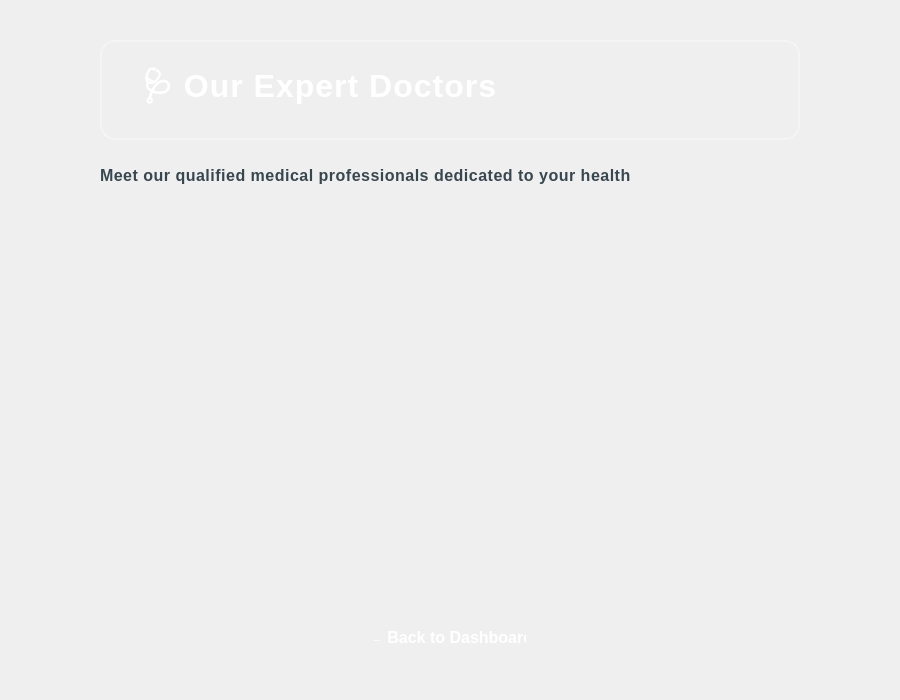
<?xml version="1.0" encoding="UTF-8"?>
<ui version="4.0">
 <class>ViewDoctors</class>
 <widget class="QDialog" name="ViewDoctors">
  <property name="geometry">
   <rect>
    <x>0</x>
    <y>0</y>
    <width>900</width>
    <height>700</height>
   </rect>
  </property>
  <property name="windowTitle">
   <string>MedPlus - View Doctors</string>
  </property>
  <property name="styleSheet">
   <string notr="true">QDialog {
    background: qlineargradient(x1:0, y1:0, x2:1, y2:1,
        stop:0 #e3f2fd, stop:1 #ffffff);
    border-radius: 15px;
}</string>
  </property>
  <widget class="QFrame" name="frameCircle1">
   <property name="geometry">
    <rect>
     <x>-80</x>
     <y>-80</y>
     <width>300</width>
     <height>300</height>
    </rect>
   </property>
   <property name="styleSheet">
    <string notr="true">QFrame {
    background: qradialgradient(cx:0.5, cy:0.5, radius:1,
        fx:0.5, fy:0.5, stop:0 rgba(25, 118, 210, 0.15), stop:1 transparent);
    border-radius: 150px;
    border: none;
}</string>
   </property>
  </widget>
  <widget class="QFrame" name="frameCircle2">
   <property name="geometry">
    <rect>
     <x>680</x>
     <y>480</y>
     <width>350</width>
     <height>350</height>
    </rect>
   </property>
   <property name="styleSheet">
    <string notr="true">QFrame {
    background: qradialgradient(cx:0.5, cy:0.5, radius:1,
        fx:0.5, fy:0.5, stop:0 rgba(66, 165, 245, 0.15), stop:1 transparent);
    border-radius: 175px;
    border: none;
}</string>
   </property>
  </widget>
  <widget class="QLabel" name="label">
   <property name="geometry">
    <rect>
     <x>100</x>
     <y>40</y>
     <width>700</width>
     <height>100</height>
    </rect>
   </property>
   <property name="styleSheet">
    <string notr="true">QLabel {
    font-size: 32px;
    font-weight: bold;
    color: white;
    background: qlineargradient(x1:0, y1:0, x2:1, y2:0,
        stop:0 #1976d2, stop:0.5 #42a5f5, stop:1 #64b5f6);
    padding: 20px 30px;
    border-radius: 15px;
    border: 2px solid rgba(255, 255, 255, 0.3);
    letter-spacing: 1px;
    qproperty-alignment: AlignCenter;
    box-shadow: 0px 4px 8px rgba(0, 0, 0, 0.2);
}</string>
   </property>
   <property name="text">
    <string>🩺 Our Expert Doctors</string>
   </property>
  </widget>
  <widget class="QLabel" name="lblSubtitle">
   <property name="geometry">
    <rect>
     <x>100</x>
     <y>155</y>
     <width>700</width>
     <height>40</height>
    </rect>
   </property>
   <property name="styleSheet">
    <string notr="true">QLabel {
    font-size: 16px;
    color: #37474f;
    background: transparent;
    qproperty-alignment: AlignCenter;
    font-weight: 500;
    letter-spacing: 0.5px;
}</string>
   </property>
   <property name="text">
    <string>Meet our qualified medical professionals dedicated to your health</string>
   </property>
  </widget>
  <widget class="QScrollArea" name="scrollArea">
   <property name="geometry">
    <rect>
     <x>100</x>
     <y>220</y>
     <width>700</width>
     <height>360</height>
    </rect>
   </property>
   <property name="styleSheet">
    <string notr="true">QScrollArea {
    background-color: transparent;
    border: none;
}</string>
   </property>
   <property name="widgetResizable">
    <bool>true</bool>
   </property>
   <widget class="QWidget" name="scrollAreaWidgetContents">
    <property name="geometry">
     <rect>
      <x>0</x>
      <y>0</y>
      <width>680</width>
      <height>1000</height>
     </rect>
    </property>
    <property name="styleSheet">
     <string notr="true">QWidget {
    background-color: transparent;
}</string>
    </property>
    <layout class="QVBoxLayout" name="verticalLayout">
     <property name="spacing">
      <number>15</number>
     </property>
     <property name="leftMargin">
      <number>10</number>
     </property>
     <property name="topMargin">
      <number>10</number>
     </property>
     <property name="rightMargin">
      <number>10</number>
     </property>
     <property name="bottomMargin">
      <number>10</number>
     </property>
    </layout>
   </widget>
  </widget>
  <widget class="QPushButton" name="pushButtonBackViewDoctors">
   <property name="geometry">
    <rect>
     <x>350</x>
     <y>610</y>
     <width>200</width>
     <height>55</height>
    </rect>
   </property>
   <property name="styleSheet">
    <string notr="true">QPushButton {
    font-size: 16px;
    font-weight: bold;
    color: white;
    background: qlineargradient(x1:0, y1:0, x2:1, y2:0,
        stop:0 #1976d2, stop:1 #42a5f5);
    border: none;
    border-radius: 12px;
    padding: 12px 24px;
    box-shadow: 0px 4px 8px rgba(0, 0, 0, 0.2);
}

QPushButton:hover {
    background: qlineargradient(x1:0, y1:0, x2:1, y2:0,
        stop:0 #1565c0, stop:1 #1976d2);
    box-shadow: 0px 6px 12px rgba(0, 0, 0, 0.3);
}

QPushButton:pressed {
    background: qlineargradient(x1:0, y1:0, x2:1, y2:0,
        stop:0 #0d47a1, stop:1 #1565c0);
    box-shadow: 0px 2px 4px rgba(0, 0, 0, 0.2);
}</string>
   </property>
   <property name="text">
    <string>← Back to Dashboard</string>
   </property>
  </widget>
 </widget>
 <resources/>
 <connections/>
</ui>
